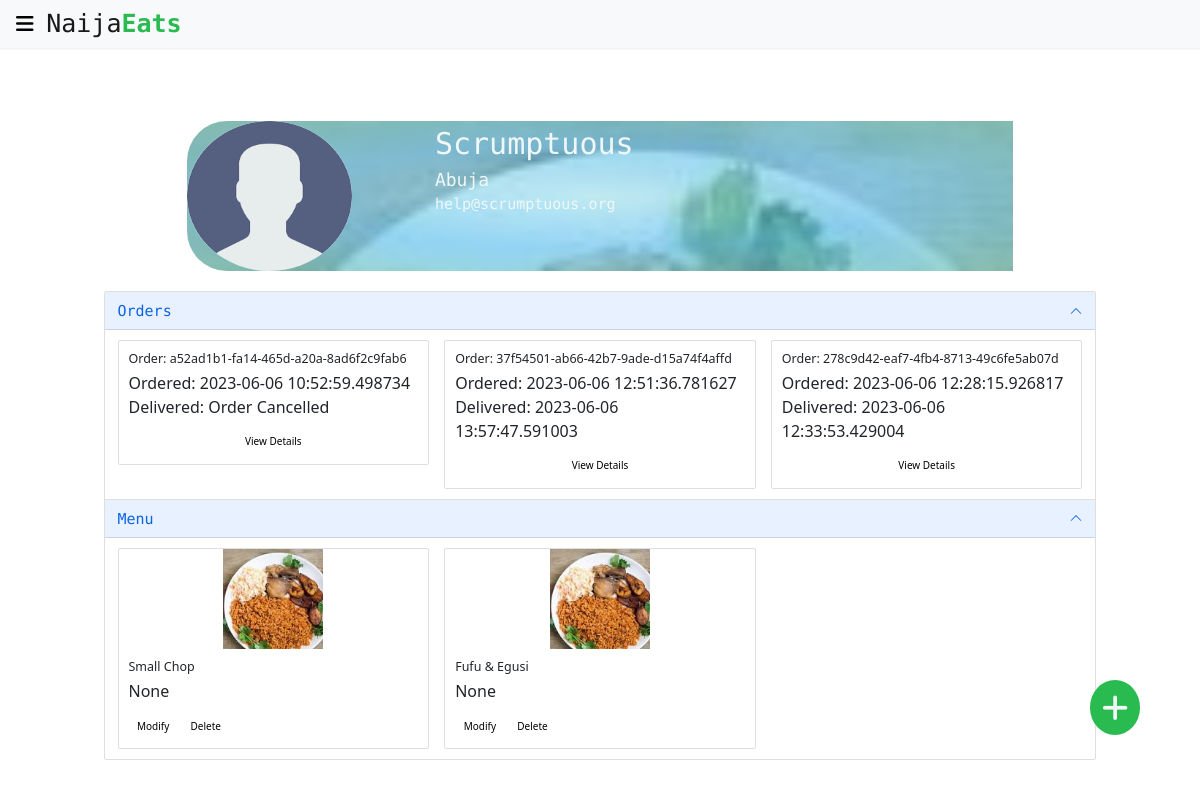
/profile/7e546509-2631-4c0f-870c-4f03f7c1c5be (signed in), run on the app's committed database.
### app/models/user.py (models this page shows, shortened)
class User(UserMixin, db.Model):
    id = db.Column(db.String(50), primary_key=True, default=generate_uuid)
    first_name = db.Column(db.String(70), nullable=True)
    last_name = db.Column(db.String(70), nullable=True)
    org_name = db.Column(db.String(70), nullable=True)
    image_url = db.Column(db.Text, nullable=False,
                          default='../static/images/sample_user.png')
    email = db.Column(db.String(150), nullable=False, unique=True)
    password = db.Column(db.String(100), nullable=False)
    is_business = db.Column(db.Boolean(), nullable=False, default=False)
    address = db.Column(db.Text, default='User Address Supposed To Go Here')
    city_id = db.Column(db.String(50), db.ForeignKey('city.id'),
                        nullable=False)
    menu = db.relationship('MenuItem', backref='restaurant', lazy=True)
    orders = db.relationship('PlacedOrder', backref='buyer', lazy=True)
    reviews = db.relationship('Review', backref='user', lazy=True)

### app/models/city.py (models this page shows, shortened)
class City(db.Model):
    id = db.Column(db.String(50), primary_key=True, default=generate_uuid)
    name = db.Column(db.String(30), nullable=False, unique=True)
    zip_code = db.Column(db.String(20))
    users = db.relationship('User', backref='city', lazy=True)

### app/models/placed_order.py (models this page shows, shortened)
class PlacedOrder(db.Model):
    id = db.Column(db.String(50), primary_key=True, default=generate_uuid)
    quantity = db.Column(db.Integer, nullable=False, default=0)
    order_date = db.Column(db.DateTime, nullable=False, default=datetime.now())
    delivery_date = db.Column(db.DateTime)
    delivery_address = db.Column(db.Text)
    total_price = db.Column(db.Float)
    cancelled = db.Column(db.Boolean, default=False)
    delivered = db.Column(db.Boolean, default=False)
    user_id = db.Column(db.String(50), db.ForeignKey('user.id'),
                        nullable=True)
    reviews = db.relationship('Review', backref='order', lazy=True)
    menu = db.relationship('MenuItem', secondary='order_menuitem',
                           backref='orders')

### app/models/menu_item.py (models this page shows, shortened)
class MenuItem(db.Model):
    id = db.Column(db.String(50), primary_key=True, default=generate_uuid)
    title = db.Column(db.String(50), nullable=False)
    image_url = db.Column(db.Text, nullable=False,
                          default="../static/images/naijafoods.jpeg")
    description = db.Column(db.Text)
    price = db.Column(db.Numeric(precision=5, scale=2), nullable=False)
    category_id = db.Column(db.String(50), db.ForeignKey('category.id'),
                            nullable=False)
    user_id = db.Column(db.String(50), db.ForeignKey('user.id'),
                        nullable=True)

### app/user/routes.py (the view)
@bp.route("/profile/<user_id>")
@login_required
def profile(user_id):
    user = User.query.get(user_id)
    orders = []
    if user.is_business:
        menu = MenuItem.query.all()
        for menu_item in menu:
            if menu_item.restaurant == user:
                orders.extend(menu_item.orders)
        order_ids = set([order.id for order in orders])
        orders = []
        for order_id in order_ids:
            orders.append(PlacedOrder.query.get(order_id))
    else:
        orders = user.orders
    return render_template('profile.html', user=user, orders=orders)

### app/__init__.py (called while the page is built)
def create_app(config_class=Config):
    app = Flask(__name__)
    app.config.from_object(config_class)
    db.init_app(app=app)
    login_manager = LoginManager()
    login_manager.init_app(app)
    login_manager.login_view = 'user_bp.login'
    from app.main import bp as main_bp
    from app.user import bp as user_bp
    app.register_blueprint(main_bp)
    app.register_blueprint(user_bp)
    @login_manager.user_loader
    def load_user(user_id):
        return User.query.get(user_id)
    @app.route('/test/')
    def test_app():
        return '<h1>It seems the app is working well</h1>'
    return app

### app/templates/profile.html (shortened to what this page needs)
{% extends "base.html" %}
{% block content %}
{% include 'simple_nav.html' %}
<div class="profile-area">
  <div class="profile-header">
    <div class="profile-image">
      <img src="{{ user.image_url }}" alt="Image of a sample user profile">
    </div>
    <div class="profile-details">
      {% if user.is_business %}
      <span id="user_name">{{ user.org_name }}</span>
      {% else %}
      <span id="user_name">{{ user.first_name }} {{ user.last_name }}</span>
      {% endif %}
      <span id="user_city">{{ user.city.name }}</span>
      <span id="user_email">{{ user.email }}</span>
    </div>
  </div>
  <div class="profile-body">
    <div class="accordion" id="accordionExample">
      <div class="accordion-item">
        <h2 class="accordion-header" id="headingOne">
          <button class="accordion-button" type="button" data-bs-toggle="collapse" data-bs-target="#orderPane"
            aria-expanded="true" aria-controls="orderPane">
            <span class="accordion-header">Orders</span>
          </button>
        </h2>
        <div id="orderPane" class="accordion-collapse collapse show" aria-labelledby="headingOne"
          data-bs-parent="#accordionExample">
          <div class="accordion-body">
            {% if orders |length > 0 %}
            <div class="row">
              {% for order in orders %}
              <div class="col-sm-4">
                <div class="card">
                  <div class="card-body">
                    <h5 class="card-title">Order: {{ order.id }}</h5>
                    <p class="card-text">
                      <span>Ordered: {{ order.order_date }}</span><br>
                      <span>Delivered:
                        {% if order.delivered %}
                        {{ order.delivery_date }}
                        {% elif order.cancelled %}
                        Order Cancelled
                        {% else %}
                        To be delivered
                        {% endif %}
                      </span>
                    </p>
                    <div class="order-control">
                      <a href="#" class="btn">View Details</a>
                    </div>
                  </div>
                </div>
              </div>
              {% endfor %}
            </div>
            {% else %}
            <b> Orders Associated With This User Will Appear Here </b>
            {% endif %}
          </div>
        </div>
      </div>
      {% if user.is_business %}
      <div class="accordion-item">
        <h2 class="accordion-header" id="headingOne">
          <button class="accordion-button" type="button" data-bs-toggle="collapse" data-bs-target="#menuPane"
            aria-expanded="true" aria-controls="menuPane">
            <span class="accordion-header">Menu</span>
          </button>
        </h2>
        <div id="menuPane" class="accordion-collapse collapse show" aria-labelledby="headingOne"
          data-bs-parent="#accordionExample">
          <div class="accordion-body">
            {% if user.menu |length > 0 %}
            <div class="row">
              {% for menu_item in user.menu %}
              <div class="col-sm-4">
                <div class="card menu-card">
                  <img src="{{ menu_item.image_url }}" class="card-img-top" alt="...">
                  <div class="card-body">
                    <h5 class="card-title">{{ menu_item.title }}</h5>
                    <p class="card-text">{{ menu_item.description }}</p>
                    <a href="#" class="btn btn-delete">Modify</a>
                    <a href="{{ url_for('main_bp.delete_menuitem', item_id=menu_item.id) }}"
                      class="btn btn-delete">Delete</a>
                  </div>
                </div>
              </div>
              {% endfor %}
            </div>
            {% else %}
            <b> Menu Created By This Restaurant Will Appear Here </b>
            {% endif %}
          </div>
        </div>
      </div>
      {% endif %}
    </div>
  </div>
  {% if user.is_business %}
  <div class="add-menu-item">
    <a href="#" class="btn">
      <i class="fa-solid fa-plus"></i>
    </a>
  </div>
  {% endif %}
</div>
{% endblock %}

### app/static/style/main.css (style rules this page uses)
* { margin: 0; padding: 0; box-sizing: border-box; }
html { font-size: 10px; }
body { position: relative; font-size: 1.6rem; padding: 10px; }
a, a:link, a:visited, a:active { color: black; text-decoration: none; }
.profile-area { width: 90%; height: fit-content; margin: 5vh auto; padding: 1.5rem; }
.profile-header { width: 80%; margin: 0 auto; background-image: radial-gradient( ellipse, rgba(84, 213, 227, 0.3), rgba(105, 197, 240, 0.7), rgba(115, 199, 185, 0.7) ), url(../images/naijafoods.jpeg); background-repeat: no-repeat; background-size: 100%; background-position: top center; border-top-left-radius: 4rem; border-bottom-left-radius: 4rem; }
.profile-image { display: inline-block; width: 20%; height: fit-content; }
.profile-image img { width: 100%; height: 150px; border-radius: 50%; }
.profile-details { width: 70%; height: 50%; float: right; }
.profile-details span { display: block; font-family: 'Roboto Mono', monospace; font-weight: 500; color: #f0f7f7; }
.profile-details #user_name { font-size: 3rem; }
.profile-details #user_city { font-size: 1.8rem; }
.profile-details #user_email { font-size: 1.5rem; }
.profile-body { padding: 2rem; }
.profile-body .accordion-header { font-family: 'Roboto Mono', monospace; font-size: 1.5rem; font-weight: 500; }
.menu-card { position: relative; height: fit-content; }
.menu-card img { height: 10rem; object-fit: contain; object-position: center; }
.order-control { display: flex; flex-direction: row; justify-content: space-around; }
.btn-delete { position: relative; }
.add-menu-item { background-color: #29ba50; width: 5rem; height: fit-content; text-align: center; border-radius: 50%; position: fixed; top: 85vh; right: 5%; z-index: 10; }
.add-menu-item a { color: #f0f7f7; font-size: 3rem; }

### data on the page
User: image_url (picture), org_name "Scrumptuous", email "help@scrumptuous.org"
City: city.name "Abuja"
PlacedOrder: id "a52ad1b1-fa14-465d-a20a-8ad6f2c9fab6", order_date "2023-06-06 10:52:59.498734", delivered "Order Cancelled"
PlacedOrder: id "37f54501-ab66-42b7-9ade-d15a74f4affd", order_date "2023-06-06 12:51:36.781627", delivery_date "2023-06-06 13:57:47.591003"
PlacedOrder: id "278c9d42-eaf7-4fb4-8713-49c6fe5ab07d", order_date "2023-06-06 12:28:15.926817", delivery_date "2023-06-06 12:33:53.429004"
MenuItem: image_url (picture), title "Small Chop", description "None"
MenuItem: image_url (picture), title "Fufu & Egusi", description "None"
